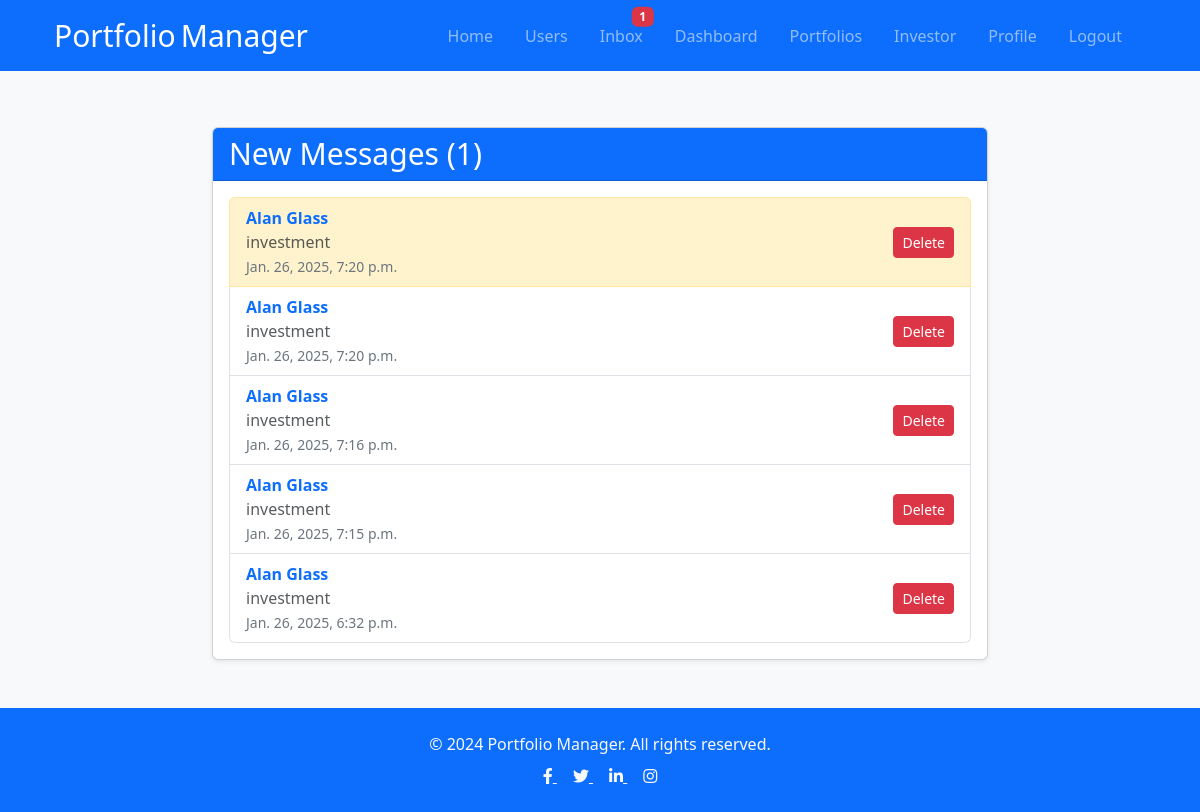
The app's page /inbox/ (signed in), older data.
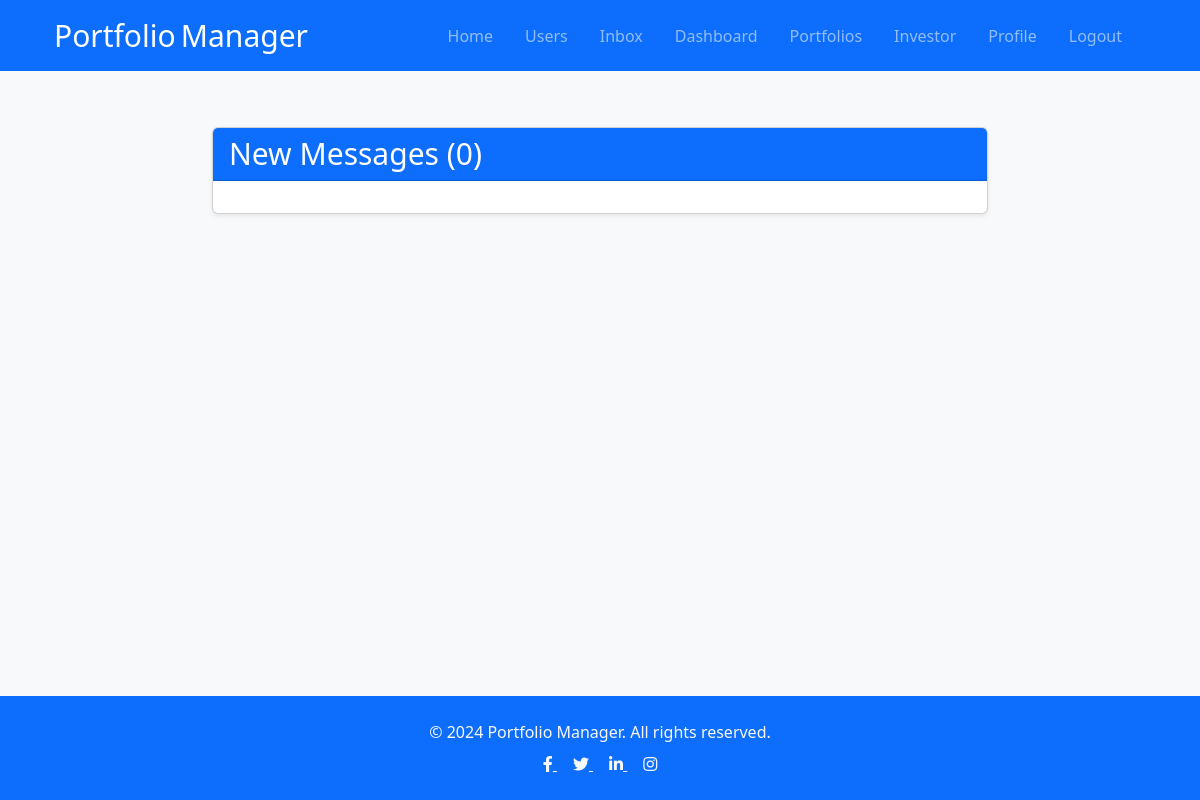
The same page, newer data.
### users/models.py (models this page shows, shortened)
class Message(models.Model):
    sender = models.ForeignKey(Profile,on_delete=models.SET_NULL,null=True,blank=True)
    recipient = models.ForeignKey(Profile,on_delete=models.SET_NULL,null=True,blank=True,related_name="messages")
    name = models.CharField(max_length=200, null=True, blank=True)
    email = models.EmailField(max_length=200, null=True, blank=True)
    subject = models.CharField(max_length=200, null=True, blank=True)
    body = models.TextField()
    is_read = models.BooleanField(default=False,null=True)
    id = models.UUIDField(default=uuid.uuid4, unique=True, primary_key=True,editable=False)
    created = models.DateTimeField(auto_now_add=True)
    class Meta:
        ordering = ['is_read','-created']

### users/views.py (the view)
# urls.py: path('inbox/', views.inbox, name= "inbox"),
@login_required(login_url='login')
def inbox (request):
    profile = request.user.profile
    messageRequests = profile.messages.all()  ## "messages" in this case is The related name from the Model -   no need for _set
    unreadCount = messageRequests.filter(is_read=False).count()
    context = {'messageRequests':messageRequests,'unreadCount':unreadCount}
    return render(request, 'users/inbox.html', context)

### users/context_processors.py (called while the page is built)
def inbox_count(request):
    if request.user.is_authenticated:
        count = Message.objects.filter(recipient=request.user.profile, is_read=False).count()
        print ("MESSAGES",count)
        return {'inbox_count': count}
    return {'inbox_count': 0}

### users/templates/users/inbox.html (shortened to what this page needs)
{% extends 'base.html' %}
{% block content %}
  <main class="container my-5" style="max-width: 800px;">
    <div class="card shadow-sm">
      <div class="card-header bg-primary text-white">
        <h3 class="mb-0 responsive-text">New Messages (<span>{{ unreadCount }}</span>)</h3>
      </div>
      <div class="card-body">
        <ul class="list-group">
          {% for message in messageRequests %}
          <li class="list-group-item d-flex justify-content-between align-items-center {% if not message.is_read %}list-group-item-warning{% endif %}">
            <a href="{% url 'message' message.id %}" class="text-decoration-none w-100">
              <div class="d-flex justify-content-between">
                <div>
                  <span class="fw-bold">{{ message.name }}</span>
                  <span class="text-muted d-block">{{ message.subject }}</span>
                  <small class="text-secondary">{{ message.created }}</small>
                </div>
              </div>
            </a>
            <a href="{% url 'del_message' message.id %}" class="spin-link text-decoration-none text-end w-100">
              <button type="button" class="btn btn-danger btn-sm spin-button">
                Delete
              </button>
            </a>
          </li>
          {% endfor %}
        </ul>
      </div>
    </div>
  </main>
  {% endblock content %}

### portfolio_manager/templates/base.html (shortened to what this page needs)
<!DOCTYPE html>
{% load static %}
<html lang="en">
<head>
    <link href="https://cdn.jsdelivr.net/npm/bootstrap@5.0.2/dist/css/bootstrap.min.css" rel="stylesheet">
    <link href="https://stackpath.bootstrapcdn.com/bootstrap/4.5.2/css/bootstrap.min.css" rel="stylesheet">
    <link rel="stylesheet" href="https://cdn.jsdelivr.net/npm/bootstrap-icons@1.11.3/font/bootstrap-icons.min.css">
    <link rel="stylesheet" href="https://cdnjs.cloudflare.com/ajax/libs/font-awesome/5.15.4/css/all.min.css">
    <link rel="stylesheet" href="{% static 'css/styles.css'  %}" />
    <link href="https://cdn.jsdelivr.net/npm/bootstrap@5.3.3/dist/css/bootstrap.min.css" rel="stylesheet">
    <link rel="stylesheet" href="{% static 'css/bootstrap-overrides.css'  %}" />
</head>
<body class = "bg-light">
    <div class="wrapper">
        <nav class="navbar navbar-expand-lg bg-primary mb-2" data-bs-theme="dark">
            <div class="container ps-4 pe-4">
            <a class="navbar-brand" href="">
                <span class = "responsive-text">Portfolio</span>
                <span class = "responsive-text"> Manager</span>
            </a>
            <div class="collapse navbar-collapse" id="navbarNav">
                <ul class="navbar-nav ml-auto">
                    <li class="nav-item">
                        <a class="nav-link" href="{% url 'index' %}">Home</a>
                    </li>
                    <li class="nav-item">
                        <a class="nav-link" href="{% url 'profiles' %}">Users</a>
                    </li>
                    {% if request.user.is_authenticated %}
                        <li class="nav-item ">
                            <a class="nav-link" href="{% url 'inbox' %}">
                                <span class = " pt-2 position-relative">Inbox
                                {% if inbox_count > 0 %}
                                    <span class="badge bg-danger position-absolute top-0 start-100 translate-middle">
                                {{ inbox_count }}
                                    </span>
                                {% endif %}
                                </span>
                            </a>
                        </li>
                        {% if request.user.profile.group.name ==  'Manager' %}
                        <li class="nav-item">
                            <a class="nav-link" href="{% url 'dashboard' %}">Dashboard</a>
                        </li>
                        <li class="nav-item">
                            <a class="nav-link" href="{% url 'portfolios' %}">Portfolios</a>
                        </li>
                        {% endif %}
                        <li class="nav-item">
                            <a class="nav-link" href="{% url 'investor' %}">Investor</a>
                        </li>
                        <li class="nav-item">
                            <a class="nav-link" href="{% url 'edit-account' %}" >Profile</a>
                        </li>
                        <li class="nav-item">
                            <a class="nav-link" href="{% url 'logout' %}" >Logout</a>
                        </li>
                    {% endif %}
                </ul>
            </div>
        </div>
        </nav>
            <div class="content">
                <div class="container">
                    <div class="row">
                        <div class="col-12">
                            {% block content %}{% endblock %}
                        </div>
                    </div>
                </div>
            </div>
    <footer class="bg-primary text-light text-center py-4">
        <div class="container">
            <p class="mb-2">&copy; 2024 Portfolio Manager. All rights reserved.</p>
            <div class="social-icons">
                <a href="#" class="text-light mx-2" title="Facebook">
                    <i class="fab fa-facebook-f"></i>
                </a>
                <a href="#" class="text-light mx-2" title="Twitter">
                    <i class="fab fa-twitter"></i>
                </a>
                <a href="#" class="text-light mx-2" title="LinkedIn">
                    <i class="fab fa-linkedin-in"></i>
                </a>
                <a href="#" class="text-light mx-2" title="Instagram">
                    <i class="fab fa-instagram"></i>
                </a>
            </div>
        </div>
    </footer>
    </div>
    </body>
</html>

### portfolio_manager/static/css/styles.css (style rules this page uses)
:root { --color-main: #662c39; --color-main-light: #e6faff; --color-sub: #3f4156; --color-sub-light: #51546e; --color-sub-lighter: rgb(215, 207, 218); --color-text: #737373; --color-gray: #8b8b8b; --color-light: #e5e7eb; --color-light-gray: #767676; --color-bg: #f8fafd; --color-white: #fffefd; --color-white-light: #f3f3f3; --color-success: #359e64; --color-success-bg: #def8e8; --color-info: #35869e; --color-info-bg: #def8eea6; --color-error: #fc4b0b; --color-error-bg: #fff233; --font-base: 'Poppins', arial, helvetica, 'Segoe UI', roboto, ubuntu, sans-serif; --font-monospace: 'Fira Code', 'Courier New', courier, monospace; --font-regular: 300; --font-medium: 500; --font-bold: 700; --generic-shadow: 1px 1px 5px #00000010; --generic-transition: all 0.3s ease-in-out; }
body { font-family: Arial, sans-serif; background-color: #f0f0f0; margin: 0; padding: 0; }
nav { background-color: #333; color: #fff; padding: 1em; }
nav ul { list-style-type: none; margin: 0; padding: 0; }
nav ul li { display: inline; margin-right: 1em; }
nav ul li a { color: #fff; text-decoration: none; }
body { font-family: Arial, sans-serif; }
.navbar { margin-bottom: 20px; }
html, body { height: 100%; margin: 0; }
.wrapper { display: flex; flex-direction: column; min-height: 100vh; }
.content { flex: 1; }
footer { background-color: #343a40; color: #ffffff; }
.responsive-text { font-size: 24px; }
@media (min-width: 576px) { .responsive-text { font-size: 30px; } }

Row changes from the older to the newer data that the page shows:
removed Message: name "Alan Glass", subject "investment", created "Jan. 26, 2025, 7:20 p.m.", is_read False (drawn)
removed Message: name "Alan Glass", subject "investment", created "Jan. 26, 2025, 7:20 p.m."
removed Message: name "Alan Glass", subject "investment", created "Jan. 26, 2025, 7:16 p.m."
removed Message: name "Alan Glass", subject "investment", created "Jan. 26, 2025, 7:15 p.m."
removed Message: name "Alan Glass", subject "investment", created "Jan. 26, 2025, 6:32 p.m."
Text that changed along with them:
{{ unreadCount }}: "1" → "0"
{{ inbox_count }}: "1" → (not shown)
